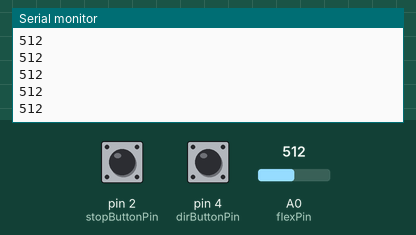
A program run on a simulated Arduino Uno, built with avr-gcc and run on an emulated ATmega328P. On the bench: the last lines printed to the serial monitor. The inputs (shaded band) are chosen by the test bench; at power-on: pin 2 (stopButtonPin) HIGH, pin 4 (dirButtonPin) HIGH, A0 (flexPin) = 512.

Above: at 1.2 s.
1.3 s: pin 2 (stopButtonPin) pulled LOW for 0.15 s
At 1.32 s:
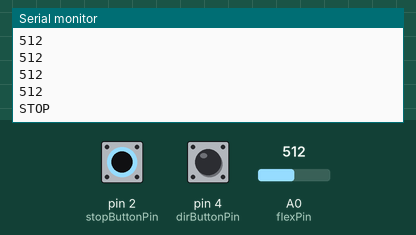
2.9 s: pin 4 (dirButtonPin) pulled LOW for 0.15 s
At 2.93 s:
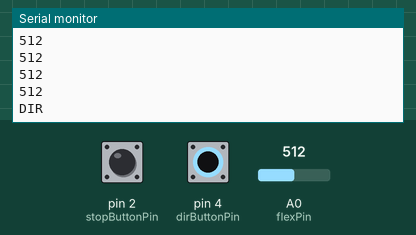
4.5 s: A0 (flexPin) set to 716
At 4.54 s:
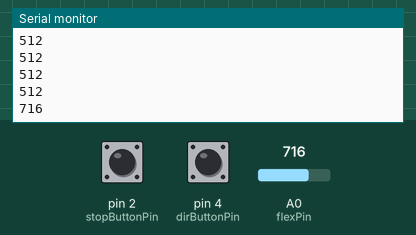
6.0 s: A0 (flexPin) set to 900
At 6.0 s:
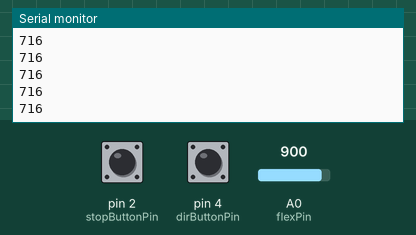
Timing chart, 0 to 8.5 s (numbered marks = the images above; inputs shaded):
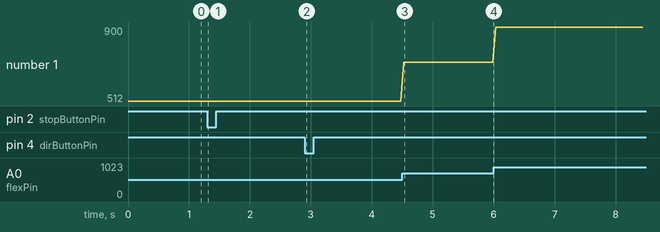

The program:

main.cpp
```cpp
#include <Arduino.h>

const int stopButtonPin = 2;   // STOP button (active LOW with pull-up)
const int dirButtonPin = 4;    // DIRECTION button (active LOW with pull-up)
const int flexPin = A0;        // pin A0 to read analog input

//Variables:

int value;                // save analog value
int prevStopState = HIGH; // previous state for STOP button
int prevDirState = HIGH;  // previous state for DIR button

void setup(){
  pinMode(stopButtonPin, INPUT_PULLUP); // internal pull-up, pressed = LOW
  pinMode(dirButtonPin, INPUT_PULLUP);  // internal pull-up, pressed = LOW
  Serial.begin(9600); //Begin serial communication
}

void loop(){
  value = analogRead(flexPin); //Read and save analog value from flex sensor
  Serial.println(value); //Print raw flex value for Python mapping

  // Button handling with press edge detection (HIGH->LOW)
  int stopState = digitalRead(stopButtonPin);
  if (prevStopState == HIGH && stopState == LOW) {
    Serial.println("STOP");
  }
  prevStopState = stopState;

  int dirState = digitalRead(dirButtonPin);
  if (prevDirState == HIGH && dirState == LOW) {
    Serial.println("DIR");
  }
  prevDirState = dirState;
  delay(50); //Small delay & basic debounce
}
```

Measured:
- after the input at 1.3 s, the serial monitor: prints a new line at once (image 1)
- after the input at 2.9 s, the serial monitor: prints a new line at once (image 2)
- after the input at 4.5 s, the serial monitor: prints a new line at once (image 3)
- plotted number 1: 512 → 716 after the input at 4.5 s, 716 → 900 after the input at 6.0 s
